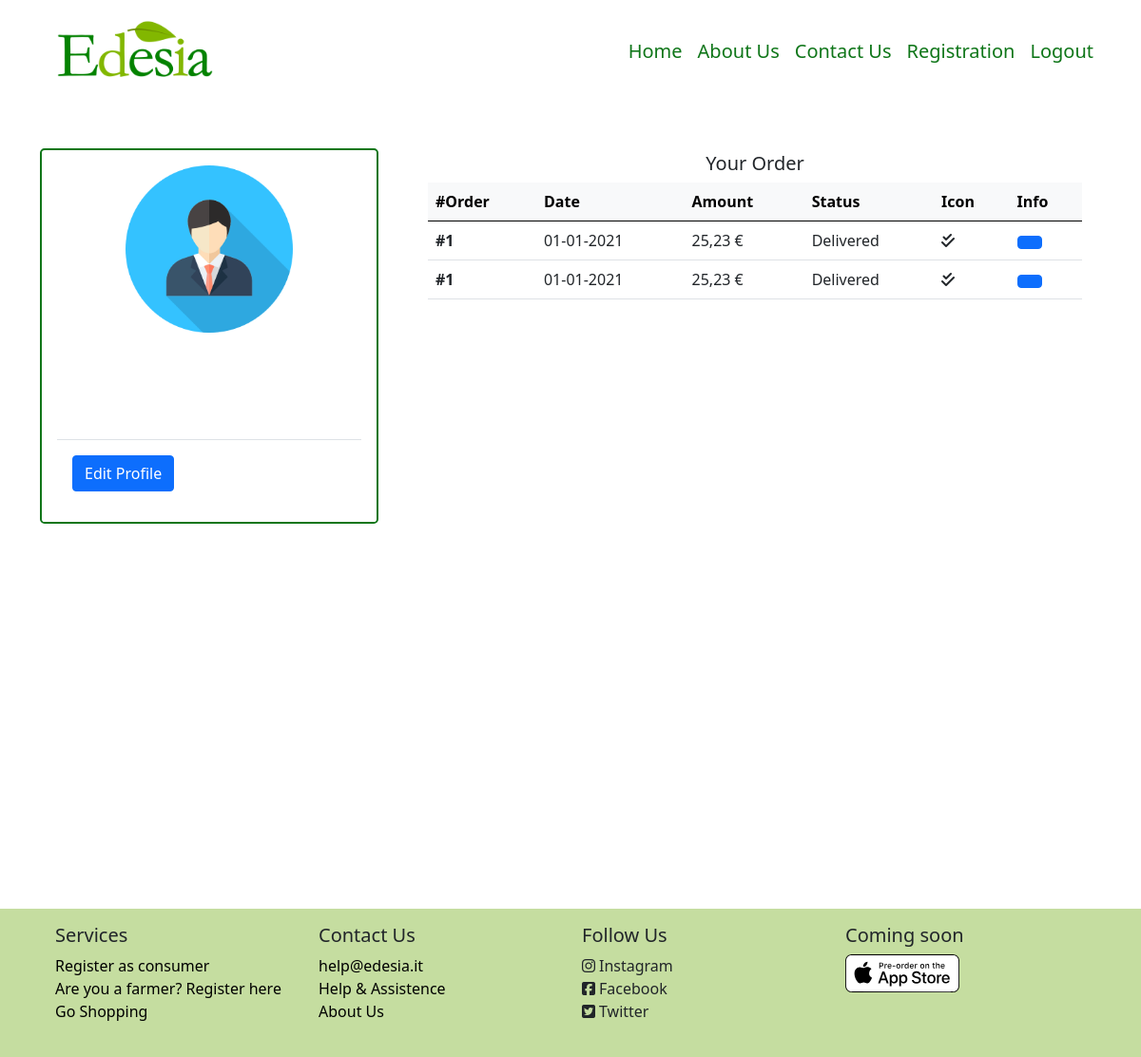
The page /consumer/3 (signed in) on the database as committed earlier.
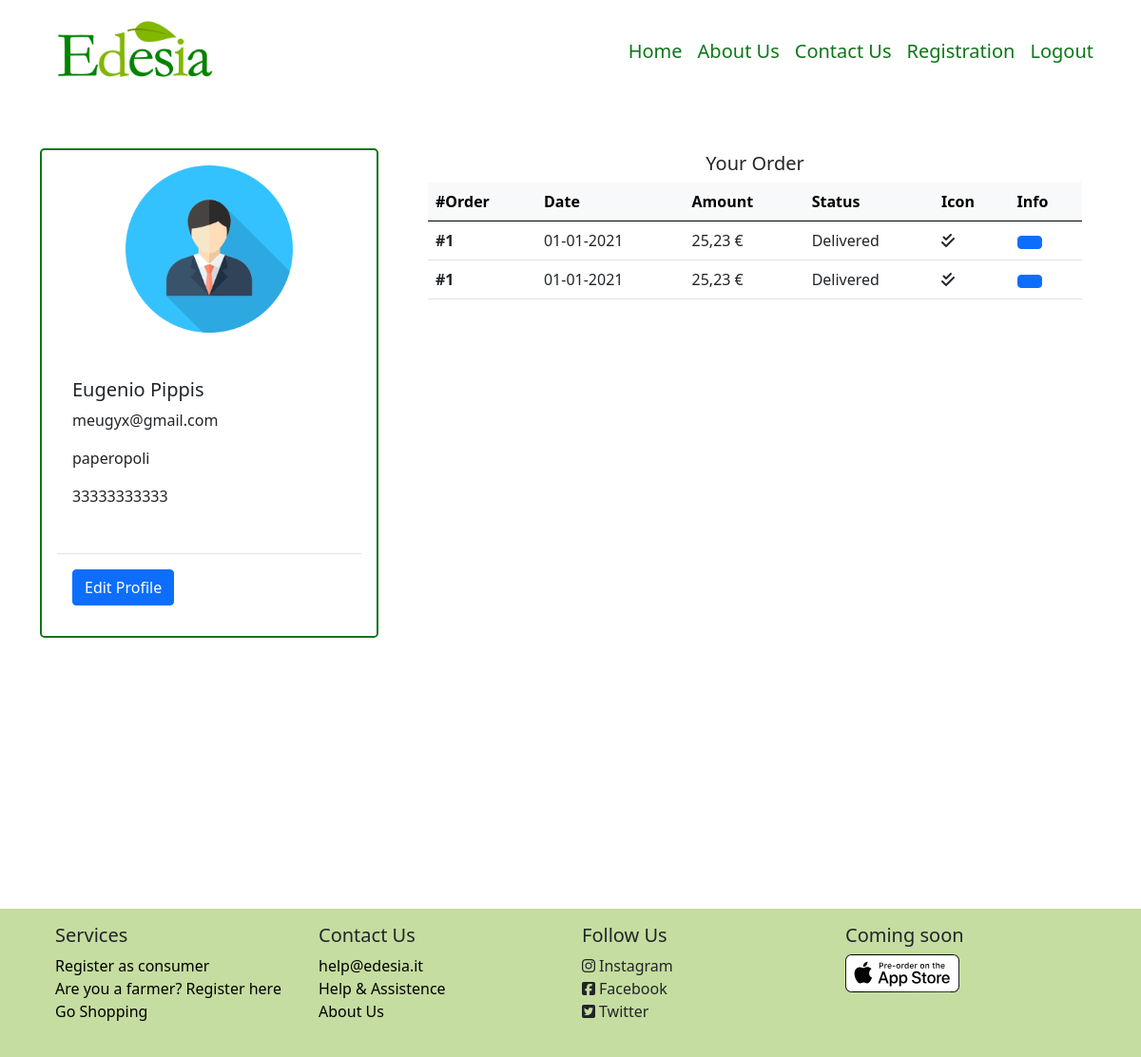
The same page on the database as committed later.
### model.py (models this page shows, shortened)
class Consumer(db.Model):
    id = db.Column(db.Integer, db.ForeignKey('user.id'), primary_key=True)
    consumer_name = db.Column(db.String(50), nullable=False)
    consumer_surname = db.Column(db.String(50), nullable=False)
    consumer_address = db.Column(db.String(50), nullable=False)
    consumer_phone = db.Column(db.String(12), nullable=False)
    __mapper_args__ = {
        'polymorphic_identity': 'consumer',
    }

class User (UserMixin, db.Model):
    id = db.Column(db.Integer, primary_key=True)  # Auto-incrementing
    email = db.Column(db.String(50), unique=True, nullable=False)
    name = db.Column(db.String(50), nullable=False)
    password_hash = db.Column(db.String(200), nullable=False)
    roleid = db.Column(db.Integer, db.ForeignKey('role.id'))
    type = db.Column(db.String(30))
    __mapper_args__ = {
        'polymorphic_identity': 'user',
        'polymorphic_on': type
    }

### app.py (the view)
@app.route('/consumer/<int:id>')
@login_required
def consumer(id):
    consumer = Consumer.query.filter_by(id=id).first()
    user = User.query.filter_by(id=id).first()
    return render_template('Pages/profile_consumer.html', consumer=consumer, user=user)

### model.py (called while the page is built)
@login_manager.user_loader
def load_user(user_id):
    return User.query.get(int(user_id))

### templates/Pages/profile_consumer.html (shortened to what this page needs)
{% extends 'Components/base.html' %}
{% block body %}
    <div class="container-lg min-vh-100">
        <div class="row mt-5 mb-5">
            <div class="col-4">
                <div class="card m-auto rounded-3 border-2" id="cardProfileConsumer">
                    <img src="/static/images/avatar.png" class="card-img-top mt-3 mb-3 m-auto" style="width: 50%">
                    <div class="card-body m-3">
                        <h5 class="card-title">{{ consumer.consumer_name }} {{ consumer.consumer_surname }}</h5>
                        <p class="card-text">{{ user.email }}</p>
                        <p class="card-text">{{ consumer.consumer_address }}</p>
                        <p class="card-text">{{ consumer.consumer_phone }}</p>
                    </div>
                    <div class="card-body border-top m-3">
                        <button class="btn btn-primary">Edit Profile</button>
                    </div>
                </div>
            </div>
            <div class="col-8">
                <div class="container-fluid m-1">
                    <div class="row text-center">
                        <h5>Your Order</h5>
                    </div>
                    <div class="table-responsive-lg">
                        <table class="table table-hover">
                            <thead class="table-light">
                                <tr>
                                    <th scope="col">#Order</th>
                                    <th scope="col">Date</th>
                                    <th scope="col">Amount</th>
                                    <th scope="col">Status</th>
                                    <th scope="col">Icon</th>
                                    <th scope="col">Info</th>
                                </tr>
                            </thead>
                            <tbody>
                                <tr>
                                    <th scope="row">#1</th>
                                    <td>01-01-2021</td>
                                    <td>25,23 €</td>
                                    <td>Delivered</td>
                                    <td><i class="fas fa-check-double"></i></td>
                                    <td><button class="btn btn-primary" type="button" data-bs-toggle="collapse" data-bs-target="#rowTest" aria-expanded="false" aria-controls="rowTest"></button></td>
                                </tr>
                                <tr>
                                    <th scope="row">#1</th>
                                    <td>01-01-2021</td>
                                    <td>25,23 €</td>
                                    <td>Delivered</td>
                                    <td><i class="fas fa-check-double"></i></td>
                                    <td><button class="btn btn-primary" type="button" data-bs-toggle="collapse" data-bs-target="#rowTest" aria-expanded="false" aria-controls="rowTest"></button></td>
                                </tr>
                            </tbody>
                        </table>
                    </div>
                </div>
            </div>
        </div>
    </div>
{% endblock %}

### templates/Components/base.html (shortened to what this page needs)
<!DOCTYPE html>
<html lang="en">
<head>
    {% block head %}
        <link href="/static/personal.css" rel="stylesheet">
        <link href="/static/bootstrap/css/bootstrap.css" rel="stylesheet">
    {% endblock %}
</head>
<body>
{% block navbar %}
    <nav class="navbar navbar-expand-lg">
        <div class="container-lg">
            <a class="navbar-brand" href="{{ url_for('homepage') }}">
                <img src="/static/images/logo_no_slogan.png" class="img-fluid ratio-21x9" width="200">
            </a>
            <div class="navbar-nav fs-5" id="navbarItem">
                <a class="nav-link"  href="{{ url_for('homepage') }}">Home</a>
                <a class="nav-link" href="{{ url_for('about_us') }}">About Us</a>
                <a class="nav-link" href="{{ url_for('contact_us') }}">Contact Us</a>
                <a class="nav-link" href="{{ url_for('registration', type_user='general') }}">Registration</a>
                {% if current_user.is_authenticated %}
                <a class="nav-link" href="{{ url_for('logout') }}">Logout</a>
                {% else %}
                <a class="nav-link" href="{{ url_for('login') }}">Login</a>
                {% endif %}
            </div>
        </div>
    </nav>
{% endblock %}
{% block body %}
{% endblock %}
{% block footer %}
    <div class="container-fluid" style="background-color: #C5DDA0">
        <div class="container-lg" id="footer">
            <div class="row row-cols-md-4 p-3">
                <div class="col-md pb-1 m-auto navbar-light">
                    <h5>Services</h5>
                    <ul class="list-unstyled">
                        <li><a>Register as consumer</a></li>
                        <li><a >Are you a farmer? Register here</a></li>
                        <li><a href="#search">Go Shopping</a></li>
                    </ul>
                </div>
                 <div class="col-md pb-1 m-auto">
                    <h5>Contact Us</h5>
                    <ul class="list-unstyled">
                        <li><a href="mailto:help@edesia.it">help@edesia.it</a></li>
                        <li><a >Help & Assistence</a></li>
                        <li><a href="{{ url_for('about_us') }}">About Us</a></li>
                    </ul>
                </div>
                 <div class="col-md pb-1 m-auto">
                     <h5>Follow Us</h5>
                     <ul class="list-unstyled">
                         <li><i class="fab fa-instagram pe-1"></i>Instagram</li>
                         <li><i class="fab fa-facebook-square pe-1"></i>Facebook</li>
                         <li><i class="fab fa-twitter-square pe-1"></i>Twitter</li>
                     </ul>
                </div>
                 <div class="col-md pb-1">
                     <h5>Coming soon</h5>
                     <img src="/static/images/homepage/coming_soon_apple.svg" class="img-fluid">
                </div>
            </div>
        </div>
    </div>
{% endblock %}
</body>
</html>

### static/personal.css (style rules this page uses)
.nav-link { color: #0F7619; }
#footer a { text-decoration: none; color: black; }
#searchBar input, #cardResult, #cardProfileConsumer { border-color: #0F7619;; }

Rows that differ between the two databases and show on the page:
added Consumer: consumer_name "Eugenio", consumer_surname "Pippis", consumer_address "paperopoli", consumer_phone "33333333333"
added User: email "meugyx@gmail.com"
